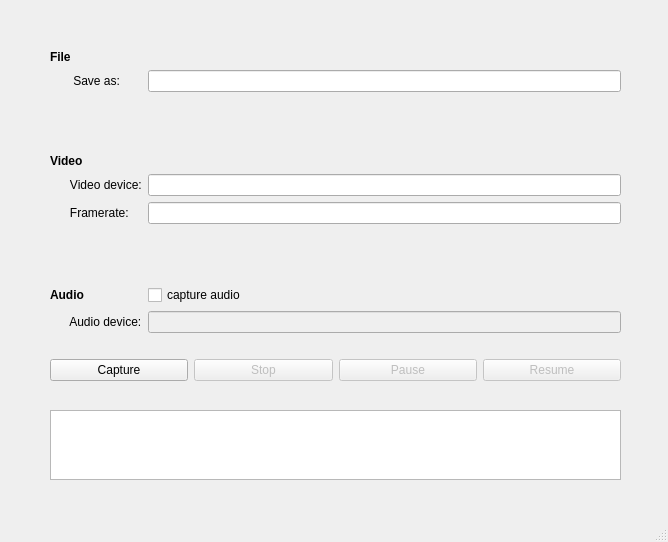
<?xml version="1.0" encoding="UTF-8"?>
<ui version="4.0">
 <class>MainWindow</class>
 <widget class="QMainWindow" name="MainWindow">
  <property name="geometry">
   <rect>
    <x>0</x>
    <y>0</y>
    <width>668</width>
    <height>542</height>
   </rect>
  </property>
  <property name="windowTitle">
   <string>MainWindow</string>
  </property>
  <widget class="QWidget" name="centralwidget">
   <widget class="QWidget" name="formLayoutWidget">
    <property name="geometry">
     <rect>
      <x>50</x>
      <y>50</y>
      <width>571</width>
      <height>283</height>
     </rect>
    </property>
    <layout class="QFormLayout" name="formLayout">
     <item row="0" column="0">
      <widget class="QLabel" name="label_4">
       <property name="font">
        <font>
         <weight>75</weight>
         <bold>true</bold>
        </font>
       </property>
       <property name="layoutDirection">
        <enum>Qt::LeftToRight</enum>
       </property>
       <property name="text">
        <string>File</string>
       </property>
      </widget>
     </item>
     <item row="1" column="0">
      <widget class="QLabel" name="label">
       <property name="text">
        <string>       Save as:</string>
       </property>
      </widget>
     </item>
     <item row="1" column="1">
      <widget class="QLineEdit" name="lineEdit_filename"/>
     </item>
     <item row="2" column="0">
      <spacer name="verticalSpacer">
       <property name="orientation">
        <enum>Qt::Vertical</enum>
       </property>
       <property name="sizeHint" stdset="0">
        <size>
         <width>20</width>
         <height>20</height>
        </size>
       </property>
      </spacer>
     </item>
     <item row="3" column="0">
      <widget class="QLabel" name="label_5">
       <property name="font">
        <font>
         <weight>75</weight>
         <bold>true</bold>
        </font>
       </property>
       <property name="text">
        <string>Video</string>
       </property>
      </widget>
     </item>
     <item row="4" column="0">
      <widget class="QLabel" name="label_6">
       <property name="text">
        <string>      Video device:</string>
       </property>
      </widget>
     </item>
     <item row="4" column="1">
      <widget class="QLineEdit" name="lineEdit_videoDevice"/>
     </item>
     <item row="5" column="0">
      <widget class="QLabel" name="label_2">
       <property name="text">
        <string>      Framerate:</string>
       </property>
      </widget>
     </item>
     <item row="5" column="1">
      <widget class="QLineEdit" name="lineEdit_framerate"/>
     </item>
     <item row="6" column="0">
      <spacer name="verticalSpacer_2">
       <property name="orientation">
        <enum>Qt::Vertical</enum>
       </property>
       <property name="sizeHint" stdset="0">
        <size>
         <width>20</width>
         <height>20</height>
        </size>
       </property>
      </spacer>
     </item>
     <item row="7" column="0">
      <widget class="QLabel" name="label_7">
       <property name="font">
        <font>
         <weight>75</weight>
         <bold>true</bold>
        </font>
       </property>
       <property name="text">
        <string>Audio</string>
       </property>
      </widget>
     </item>
     <item row="7" column="1">
      <widget class="QCheckBox" name="checkBox">
       <property name="text">
        <string>capture audio</string>
       </property>
      </widget>
     </item>
     <item row="8" column="0">
      <widget class="QLabel" name="label_3">
       <property name="text">
        <string>      Audio device:</string>
       </property>
      </widget>
     </item>
     <item row="8" column="1">
      <widget class="QLineEdit" name="lineEdit_audioDevice">
       <property name="enabled">
        <bool>false</bool>
       </property>
      </widget>
     </item>
    </layout>
   </widget>
   <widget class="QWidget" name="horizontalLayoutWidget">
    <property name="geometry">
     <rect>
      <x>50</x>
      <y>330</y>
      <width>571</width>
      <height>81</height>
     </rect>
    </property>
    <layout class="QHBoxLayout" name="horizontalLayout">
     <item>
      <widget class="QPushButton" name="captureButton">
       <property name="text">
        <string>Capture</string>
       </property>
      </widget>
     </item>
     <item>
      <widget class="QPushButton" name="stopButton">
       <property name="enabled">
        <bool>false</bool>
       </property>
       <property name="text">
        <string>Stop</string>
       </property>
      </widget>
     </item>
     <item>
      <widget class="QPushButton" name="pauseButton">
       <property name="enabled">
        <bool>false</bool>
       </property>
       <property name="text">
        <string>Pause</string>
       </property>
      </widget>
     </item>
     <item>
      <widget class="QPushButton" name="resumeButton">
       <property name="enabled">
        <bool>false</bool>
       </property>
       <property name="text">
        <string>Resume</string>
       </property>
      </widget>
     </item>
    </layout>
   </widget>
   <widget class="QPlainTextEdit" name="plainTextEdit">
    <property name="enabled">
     <bool>true</bool>
    </property>
    <property name="geometry">
     <rect>
      <x>50</x>
      <y>410</y>
      <width>571</width>
      <height>70</height>
     </rect>
    </property>
    <property name="readOnly">
     <bool>true</bool>
    </property>
   </widget>
  </widget>
  <widget class="QMenuBar" name="menubar">
   <property name="geometry">
    <rect>
     <x>0</x>
     <y>0</y>
     <width>668</width>
     <height>22</height>
    </rect>
   </property>
  </widget>
  <widget class="QStatusBar" name="statusbar"/>
 </widget>
 <resources/>
 <connections/>
</ui>
